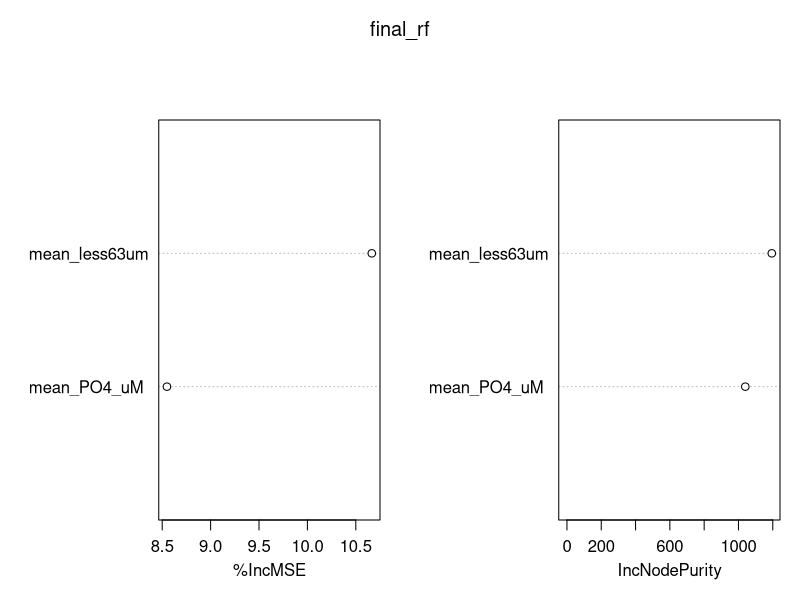

Here is the R script that generated this plot: (Note: this script raises an error after producing the figure.)
# Random forest analysis for chlorophyll a (mean_Chla_ug)
# - compares raw vs log1p response
# - searches all predictor subsets from the numeric variables
# - excludes Month, Site, and Estuary because they are categorical
# - selects the model with the lowest LOOCV RMSE on the original scale
# - produces predicted vs observed plots with training R2 in the title

suppressPackageStartupMessages({
  library(readxl)
  library(randomForest)
  library(ggplot2)
})

set.seed(42)

#-----------------------------
# 1) Read and clean data
#-----------------------------
dat <- read_excel("Data/Biomass_data_forest.xlsx")

# Keep only the response plus numeric predictors
keep_vars <- c("mean_Chla_ug", "mean_DIN_uM", "mean_PO4_uM", "mean_500um", "mean_63um", "mean_less63um")
dat <- dat[, keep_vars]

# Remove rows with missing values
 dat <- na.omit(dat)

response_name <- "mean_Chla_ug"
predictor_names <- setdiff(names(dat), response_name)
response <- dat[[response_name]]

#-----------------------------
# 2) Helper functions
#-----------------------------
rmse <- function(obs, pred) sqrt(mean((obs - pred)^2))
mae <- function(obs, pred) mean(abs(obs - pred))

safe_r2 <- function(obs, pred) {
  ss_res <- sum((obs - pred)^2)
  ss_tot <- sum((obs - mean(obs))^2)
  if (ss_tot == 0) return(NA_real_)
  1 - ss_res / ss_tot
}

make_subsets <- function(vars) {
  out <- list()
  k <- 1L
  for (i in seq_along(vars)) {
    cmb <- combn(vars, i, simplify = FALSE)
    for (j in seq_along(cmb)) {
      out[[k]] <- cmb[[j]]
      k <- k + 1L
    }
  }
  out
}

# Fit a single RF and return OOB predictions on the original scale
fit_rf_oob <- function(x, y, transform = c("raw", "log1p"), mtry) {
  transform <- match.arg(transform)
  y_fit <- if (transform == "log1p") log1p(y) else y

  rf <- randomForest(
    x = x,
    y = y_fit,
    ntree = 200,
    mtry = mtry,
    importance = TRUE,
    na.action = na.omit
  )

  pred <- rf$predicted
  if (transform == "log1p") pred <- expm1(pred)

  list(
    model = rf,
    pred = pred,
    r2 = safe_r2(y, pred),
    rmse = rmse(y, pred),
    mae = mae(y, pred)
  )
}

# LOOCV using a chosen subset/mtry/transform
loocv_rf <- function(dat, response_name, predictors, transform, mtry) {
  n <- nrow(dat)
  obs <- dat[[response_name]]
  pred <- numeric(n)

  for (i in seq_len(n)) {
    train_dat <- dat[-i, , drop = FALSE]
    test_dat  <- dat[i, , drop = FALSE]

    y_train <- train_dat[[response_name]]
    x_train <- train_dat[, predictors, drop = FALSE]
    x_test  <- test_dat[, predictors, drop = FALSE]

    y_fit <- if (transform == "log1p") log1p(y_train) else y_train

    rf <- randomForest(
      x = x_train,
      y = y_fit,
      ntree = 200,
      mtry = mtry,
      importance = FALSE,
      na.action = na.omit
    )

    p <- predict(rf, newdata = x_test)
    if (transform == "log1p") p <- expm1(p)
    pred[i] <- p
  }

  list(
    pred = pred,
    r2 = safe_r2(obs, pred),
    rmse = rmse(obs, pred),
    mae = mae(obs, pred)
  )
}

# Choose mtry by OOB RMSE for a given subset and transform
choose_mtry <- function(dat, response_name, predictors, transform) {
  x <- dat[, predictors, drop = FALSE]
  y <- dat[[response_name]]
  p <- length(predictors)

  scores <- data.frame(mtry = seq_len(p), rmse = NA_real_, r2 = NA_real_, mae = NA_real_)
  for (m in seq_len(p)) {
    fit <- fit_rf_oob(x, y, transform = transform, mtry = m)
    scores$rmse[m] <- fit$rmse
    scores$r2[m] <- fit$r2
    scores$mae[m] <- fit$mae
  }

  scores[which.min(scores$rmse), , drop = FALSE]
}

#-----------------------------
# 3) Search all predictor subsets
#-----------------------------
subsets <- make_subsets(predictor_names)
search_results <- list()
idx <- 1L

for (subset in subsets) {
  for (transform in c("raw", "log1p")) {
    best_m <- choose_mtry(dat, response_name, subset, transform)
    loocv <- loocv_rf(dat, response_name, subset, transform, mtry = best_m$mtry)

    search_results[[idx]] <- data.frame(
      predictors = paste(subset, collapse = ", "),
      transform = transform,
      mtry = best_m$mtry,
      oob_rmse = best_m$rmse,
      oob_r2 = best_m$r2,
      oob_mae = best_m$mae,
      loocv_r2 = loocv$r2,
      loocv_rmse = loocv$rmse,
      loocv_mae = loocv$mae,
      stringsAsFactors = FALSE
    )
    idx <- idx + 1L
  }
}

search_df <- do.call(rbind, search_results)
search_df <- search_df[order(search_df$loocv_rmse, -search_df$loocv_r2), ]
# write.csv(search_df, "random_forest_model_search_results.csv", row.names = FALSE)

#-----------------------------
# 4) Fit final model from the best LOOCV result
#-----------------------------
best <- search_df[1, ]
best_predictors <- strsplit(best$predictors, ", ")[[1]]
best_transform <- best$transform
best_mtry <- best$mtry

# Final model fit on all data
x_all <- dat[, best_predictors, drop = FALSE]
y_all <- dat[[response_name]]
y_fit_all <- if (best_transform == "log1p") log1p(y_all) else y_all

final_rf <- randomForest(
  x = x_all,
  y = y_fit_all,
  ntree = 200,
  mtry = best_mtry,
  importance = TRUE,
  na.action = na.omit
)

train_pred <- predict(final_rf, newdata = x_all)
if (best_transform == "log1p") train_pred <- expm1(train_pred)
train_r2 <- safe_r2(y_all, train_pred)
train_rmse <- rmse(y_all, train_pred)
train_mae <- mae(y_all, train_pred)

# Optional: LOOCV predictions for the final model (recommended for reporting)
final_cv <- loocv_rf(dat, response_name, best_predictors, best_transform, best_mtry)

#-----------------------------
# 5) Save results and plot
#-----------------------------
cat("Best model:\n")
cat("  Transform:", best_transform, "\n")
cat("  Predictors:", paste(best_predictors, collapse = ", "), "\n")
cat("  mtry:", best_mtry, "\n")
cat(sprintf("  Training R2 = %.3f, RMSE = %.3f, MAE = %.3f\n", train_r2, train_rmse, train_mae))
cat(sprintf("  LOOCV R2 = %.3f, RMSE = %.3f, MAE = %.3f\n", final_cv$r2, final_cv$rmse, final_cv$mae))

plot_df <- data.frame(
  Observed = y_all,
  Predicted = train_pred
)

p <- ggplot(plot_df, aes(Observed, Predicted)) +
  geom_point(size = 2.5) +
  geom_abline(intercept = 0, slope = 1, linetype = "dashed") +
  annotate(
    "text",
    x = min(plot_df$Observed),
    y = max(plot_df$Predicted),
    hjust = 0,
    vjust = 1,
    label = paste0(
      "Training R² = ", round(train_r2, 3),
      "\nLOOCV R² = ", round(final_cv$r2, 3),
      "\nPredictors: ", paste(best_predictors, collapse = ", "),
      "\nTransform: ", best_transform
    )
  ) +
  theme_classic(base_size = 14) +
  labs(
    x = "Observed chlorophyll a (ug/L)",
    y = "Predicted chlorophyll a (ug/L)",
    title = "Random forest predicted vs observed"
  )

# ggsave("predicted_vs_observed_random_forest_best_model.png", p, width = 7, height = 7, dpi = 300)

# If you want variable importance from the final model:
importance(final_rf)
varImpPlot(final_rf)

imp <- importance(rf.model, type = 1)

imp_df <- data.frame(
  Variable = rownames(imp),
  PermImportance = imp[, 1]
)

# Optional: keep only the chosen predictors in case anything extra is present
imp_df <- imp_df[imp_df$Variable %in% colnames(best.vars), ]

# Order bars from lowest to highest importance
imp_df <- imp_df[order(imp_df$PermImportance), ]

# Horizontal bar plot
ggplot(imp_df, aes(x = reorder(Variable, PermImportance),
                   y = PermImportance)) +
  geom_col() +
  coord_flip() +
  theme_classic(base_size = 14) +
  labs(
    x = "Predictor",
    y = "Permutation importance (%IncMSE)",
    title = "Random forest permutation importance"
  )
